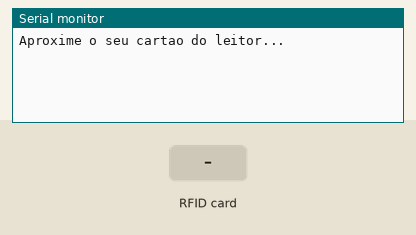
This sketch was run on a simulated Arduino Uno, built with avr-gcc and run on an emulated ATmega328P. On the bench: the last lines printed to the serial monitor. The inputs (shaded band) are chosen by the test bench.

Above: at 1.2 s.
1.3 s: RFID card ED 78 03 CA held to the reader
At 2.5 s:
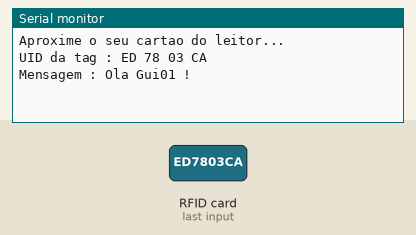
2.8 s: RFID card BD 9B 06 7D held to the reader
At 4.0 s:
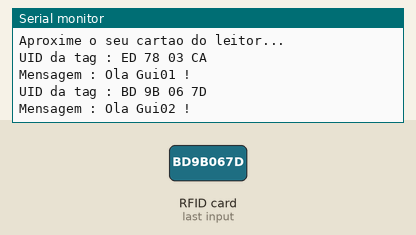
4.3 s: RFID card 5E 7A 19 C4 held to the reader
At 5.7 s:
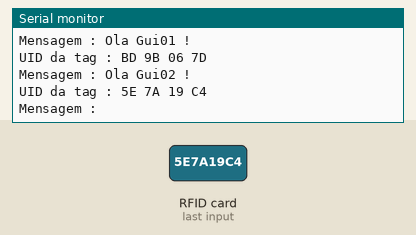

The sketch:

RFID.ino
```cpp
//https://www.filipeflop.com/blog/controle-acesso-leitor-rfid-arduino/


#include <SPI.h>
#include <MFRC522.h>

#define SS_PIN 10
#define RST_PIN 9

MFRC522 mfrc522(SS_PIN, RST_PIN);   // Create MFRC522 instance.

char st[20];

void setup()
{
  Serial.begin(9600);   // Inicia a serial
  SPI.begin();      // Inicia  SPI bus
  mfrc522.PCD_Init();   // Inicia MFRC522
  Serial.println("Aproxime o seu cartao do leitor...");
  Serial.println();
 }

void loop()
{
  // Look for new cards
  if ( ! mfrc522.PICC_IsNewCardPresent())
  {
    return;
  }
  // Select one of the cards
  if ( ! mfrc522.PICC_ReadCardSerial())
  {
    return;
  }
  //Mostra UID na serial
  Serial.print("UID da tag :");
  String conteudo= "";
  byte letra;
  for (byte i = 0; i < mfrc522.uid.size; i++)
  {
     Serial.print(mfrc522.uid.uidByte[i] < 0x10 ? " 0" : " ");
     Serial.print(mfrc522.uid.uidByte[i], HEX);
     conteudo.concat(String(mfrc522.uid.uidByte[i] < 0x10 ? " 0" : " "));
     conteudo.concat(String(mfrc522.uid.uidByte[i], HEX));
  }
  Serial.println();
  Serial.print("Mensagem : ");
  conteudo.toUpperCase();
  if (conteudo.substring(1) == "ED 78 03 CA") //UID 1 - Chaveiro
  {
    Serial.println("Ola Gui01 !");
    Serial.println();
      }

  if (conteudo.substring(1) == "BD 9B 06 7D") //UID 2 - Cartao
  {
    Serial.println("Ola Gui02 !");
    Serial.println();

  }
}
```

Measured:
- after the input at 1.3 s, the serial monitor: prints a new line at once (image 1)
- after the input at 2.8 s, the serial monitor: prints a new line at once (image 2)
- after the input at 4.3 s, the serial monitor: prints a new line at once (image 3)
